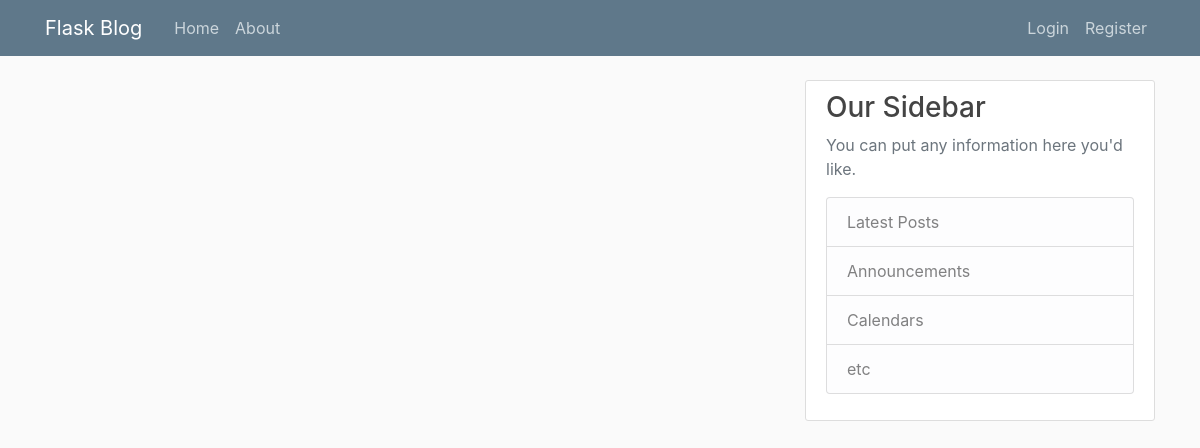
The app's page /home, older data.
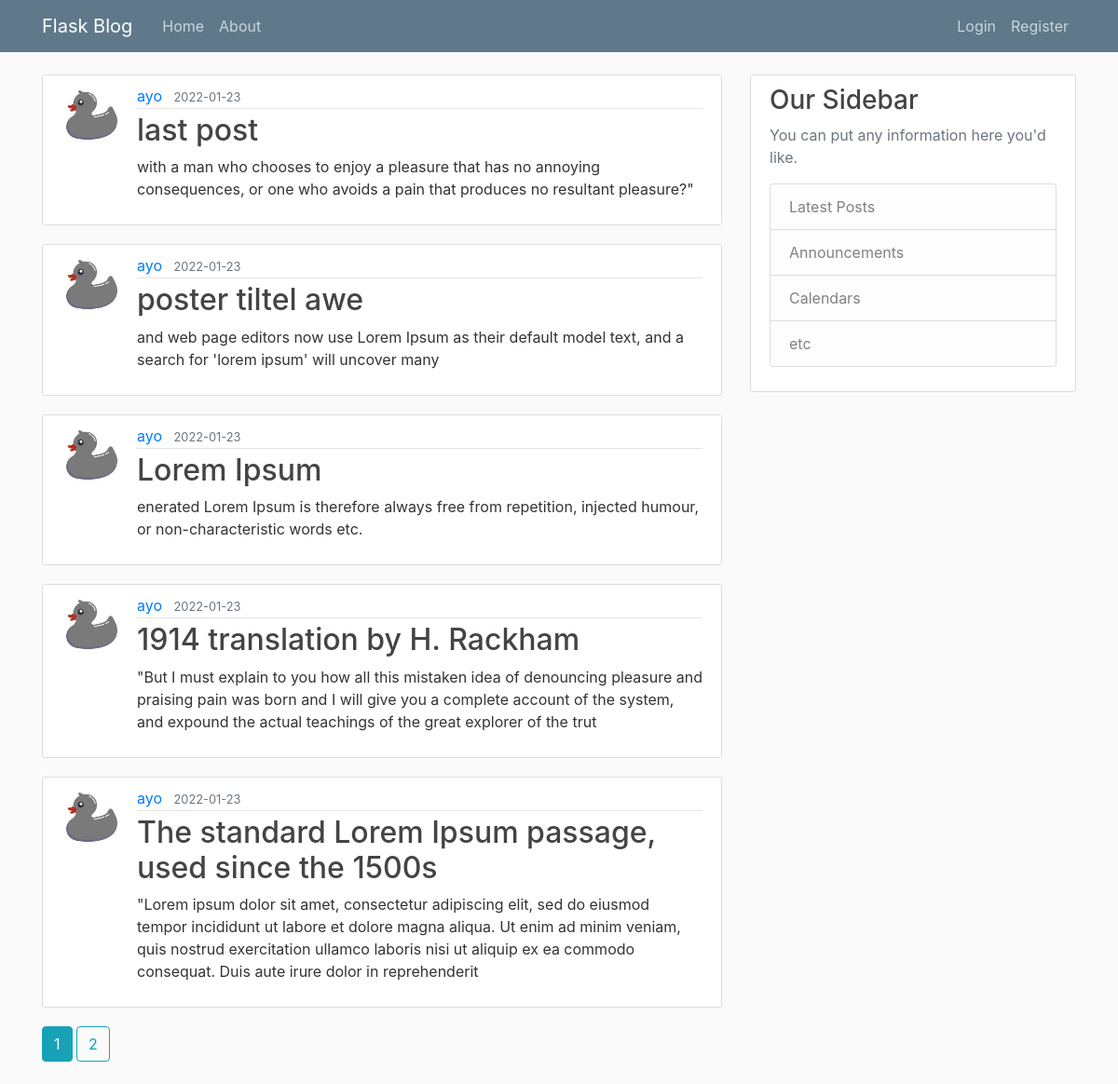
The same page, newer data.
### flaskblog/models.py (models this page shows, shortened)
class Post(db.Model):
    id = db.Column(db.Integer, primary_key=True)
    title = db.Column(db.String(100), nullable=False)
    date_posted = db.Column(db.DateTime, nullable=False, default=datetime.utcnow)
    content = db.Column(db.Text, nullable=False)
    user_id = db.Column(db.Integer, db.ForeignKey('user.id'), nullable=False)

class User(db.Model, UserMixin):
    id = db.Column(db.Integer, primary_key=True)
    username = db.Column(db.String(20), unique=True, nullable=False)
    email = db.Column(db.String(120), unique=True, nullable=False)
    image_file = db.Column(db.String(20), nullable=False, default='default.jpg')
    password = db.Column(db.String(60), nullable=False)
    posts = db.relationship('Post', backref='author', lazy=True)

### flaskblog/main/routes.py (the view)
@main.route("/")
@main.route("/home")
def home():
    page = request.args.get('page', 1, type=int)
    posts = Post.query.order_by(Post.date_posted.desc()).paginate(page=page, per_page=5)
    return render_template('home.html', posts=posts)

### flaskblog/templates/home.html
{% extends "layout.html" %}
{% block content %}
    {% for post in posts.items %}
        <article class="media content-section">
            <img class="rounded-circle article-img" src="{{ url_for('static', filename='profile_pics/' + post.author.image_file) }}">
            <div class="media-body">
                <div class="article-metadata">
                    <a class="mr-2" href="{{ url_for('users.user_posts', username=post.author.username) }}">{{ post.author.username }}</a>
                    <small class="text-muted">{{ post.date_posted.strftime('%Y-%m-%d') }}</small>
                </div>
                <h2><a class="article-title" href="{{ url_for('posts.post', post_id=post.id) }}">{{ post.title }}</a></h2>
                <p class="article-content">{{ post.content }}</p>
            </div>
        </article>
        {% endfor %}
    {% for page_num in posts.iter_pages(left_edge=1, right_edge=1, left_current=1, right_current=2) %}
        {% if page_num %}
            {% if posts.page == page_num %}
                <a class="btn btn-info mb-4" href="{{ url_for('main.home', page=page_num) }}">{{ page_num }}</a>
            {% else %}
                <a class="btn btn-outline-info mb-4" href="{{ url_for('main.home', page=page_num) }}">{{ page_num }}</a>
            {% endif %}
        {% else %}
            ...
        {% endif %}
    {% endfor %}
{% endblock content %}

### flaskblog/templates/layout.html (shortened to what this page needs)
<!DOCTYPE html>
<html lang="en">
<head>
    <link rel="stylesheet" href="https://stackpath.bootstrapcdn.com/bootstrap/4.3.1/css/bootstrap.min.css">
    <link rel="stylesheet" type="text/css" href="{{ url_for('static', filename='main.css') }}">
</head>
<body>
    <header class="site-header">
        <nav class="navbar navbar-expand-md navbar-dark bg-steel fixed-top">
          <div class="container">
            <a class="navbar-brand mr-4" href="/">Flask Blog</a>
            <div class="collapse navbar-collapse" id="navbarToggle">
              <div class="navbar-nav mr-auto">
                <a class="nav-item nav-link" href="{{ url_for('main.home') }}">Home</a>
                <a class="nav-item nav-link" href="{{ url_for('main.about') }}">About</a>
              </div>
              <div class="navbar-nav">
                {% if current_user.is_authenticated %}
                  <a class="nav-item nav-link" href="{{ url_for('posts.new_post') }}">New Post</a>
                  <a class="nav-item nav-link" href="{{ url_for('users.account') }}">Account</a>
                  <a class="nav-item nav-link" href="{{ url_for('users.logout') }}">Logout</a>
                {% else %}
                  <a class="nav-item nav-link" href="{{ url_for('users.login') }}">Login</a>
                  <a class="nav-item nav-link" href="{{ url_for('users.register') }}">Register</a>
                {% endif %}
              </div>
            </div>
          </div>
        </nav>
      </header>
    <main role="main" class="container">
        <div class="row">
            <div class="col-md-8">
            {% block content %}{% endblock %}
            </div>
            <div class="col-md-4">
            <div class="content-section">
                <h3>Our Sidebar</h3>
                <p class='text-muted'>You can put any information here you'd like.
                <ul class="list-group">
                    <li class="list-group-item list-group-item-light">Latest Posts</li>
                    <li class="list-group-item list-group-item-light">Announcements</li>
                    <li class="list-group-item list-group-item-light">Calendars</li>
                    <li class="list-group-item list-group-item-light">etc</li>
                </ul>
                </p>
            </div>
            </div>
        </div>
    </main>
</body>
</html>

### flaskblog/static/main.css (style rules this page uses)
body { background: #fafafa; color: #333333; margin-top: 5rem; }
h1, h2, h3, h4, h5, h6 { color: #444444; }
.bg-steel { background-color: #5f788a; }
.site-header .navbar-nav .nav-link { color: #cbd5db; }
.content-section { background: #ffffff; padding: 10px 20px; border: 1px solid #dddddd; border-radius: 3px; margin-bottom: 20px; }
.article-title { color: #444444; }
.article-content { white-space: pre-line; }
.article-img { height: 65px; width: 65px; margin-right: 16px; }
.article-metadata { padding-bottom: 1px; margin-bottom: 4px; border-bottom: 1px solid #e3e3e3 }

Row changes from the older to the newer data that the page shows:
added Post: image_file (picture), author.username "ayo", date_posted "2022-01-23", title "last post", content "with a man who chooses to enjoy a pleasure that has no annoying consequences, or one who avoids a pain that produces no resultant pleasure?\""
added Post: image_file (picture), author.username "ayo", date_posted "2022-01-23", title "poster tiltel awe", content "and web page editors now use Lorem Ipsum as their default model text, and a search for 'lorem ipsum' will uncover many"
added Post: image_file (picture), author.username "ayo", date_posted "2022-01-23", title "Lorem Ipsum", content "enerated Lorem Ipsum is therefore always free from repetition, injected humour, or non-characteristic words etc."
added Post: image_file (picture), author.username "ayo", date_posted "2022-01-23", title "1914 translation by H. Rackham", content "\"But I must explain to you how all this mistaken idea of denouncing pleasure and praising pain was born and I will give you a complete account of the system, and expound the actual teachings of the great explorer of the trut"
added Post: image_file (picture), author.username "ayo", date_posted "2022-01-23", title "The standard Lorem Ipsum passage, used since the 1500s", content "\"Lorem ipsum dolor sit amet, consectetur adipiscing elit, sed do eiusmod tempor incididunt ut labore et dolore magna aliqua. Ut enim ad minim veniam, quis nostrud exercitation ullamco laboris nisi ut aliquip ex ea commodo consequat. Duis aute irure dolor in reprehenderit"
Text that changed along with them:
new list line: "1"
new list line: "2"
